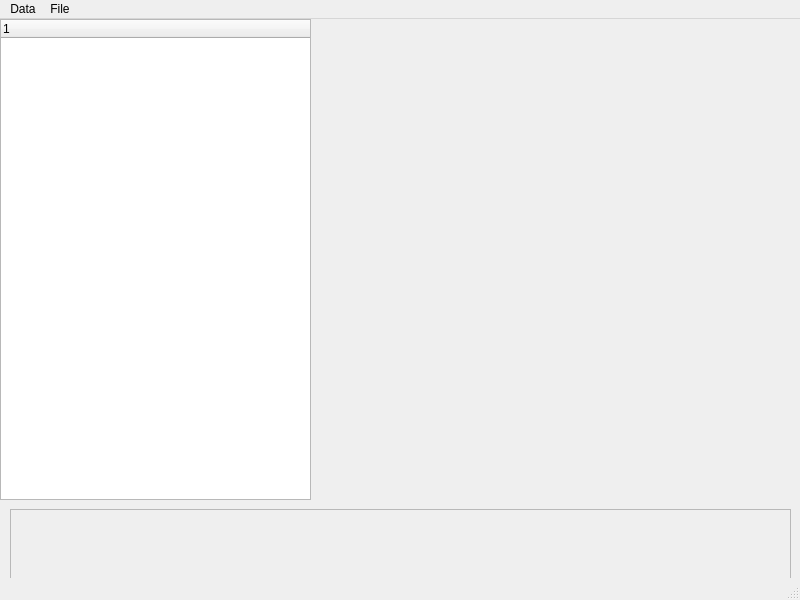
<?xml version="1.0" encoding="UTF-8"?>
<ui version="4.0">
 <class>MainWindow</class>
 <widget class="QMainWindow" name="MainWindow">
  <property name="geometry">
   <rect>
    <x>0</x>
    <y>0</y>
    <width>800</width>
    <height>600</height>
   </rect>
  </property>
  <property name="windowTitle">
   <string>MainWindow</string>
  </property>
  <widget class="QWidget" name="centralwidget">
   <widget class="QTreeWidget" name="treeWidget">
    <property name="geometry">
     <rect>
      <x>0</x>
      <y>0</y>
      <width>311</width>
      <height>481</height>
     </rect>
    </property>
    <column>
     <property name="text">
      <string notr="true">1</string>
     </property>
    </column>
   </widget>
   <widget class="QWidget" name="dynamicWidget" native="true">
    <property name="geometry">
     <rect>
      <x>320</x>
      <y>0</y>
      <width>471</width>
      <height>481</height>
     </rect>
    </property>
   </widget>
   <widget class="QScrollArea" name="scrollArea">
    <property name="geometry">
     <rect>
      <x>10</x>
      <y>490</y>
      <width>781</width>
      <height>80</height>
     </rect>
    </property>
    <property name="widgetResizable">
     <bool>true</bool>
    </property>
    <widget class="QWidget" name="scrollAreaWidgetContents">
     <property name="geometry">
      <rect>
       <x>0</x>
       <y>0</y>
       <width>777</width>
       <height>76</height>
      </rect>
     </property>
    </widget>
   </widget>
  </widget>
  <widget class="QMenuBar" name="menubar">
   <property name="geometry">
    <rect>
     <x>0</x>
     <y>0</y>
     <width>800</width>
     <height>18</height>
    </rect>
   </property>
   <widget class="QMenu" name="menuData">
    <property name="title">
     <string>Data</string>
    </property>
    <addaction name="actionTest"/>
    <addaction name="actionTest2"/>
   </widget>
   <widget class="QMenu" name="menuFile">
    <property name="title">
     <string>File</string>
    </property>
    <addaction name="actionTest2_2"/>
   </widget>
   <addaction name="menuData"/>
   <addaction name="menuFile"/>
  </widget>
  <widget class="QStatusBar" name="statusbar"/>
  <action name="actionTest">
   <property name="text">
    <string>Test</string>
   </property>
  </action>
  <action name="actionTest2">
   <property name="text">
    <string>Test2</string>
   </property>
  </action>
  <action name="actionTest2_2">
   <property name="text">
    <string>Test2</string>
   </property>
  </action>
 </widget>
 <resources/>
 <connections/>
</ui>
